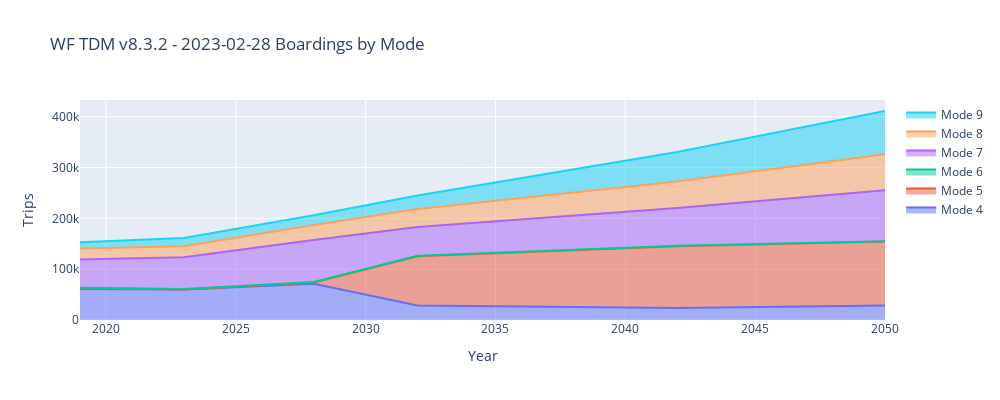

Source (notebook cell):
### Code cell
# MAKE INTERACTIVE CHART
py.offline.init_notebook_mode(connected=True)

from ipywidgets import Layout

lstTdmVersionsWithDate = sorted(dfRouteSummaryWithScenarioData['tdmVersionWithDate'].unique().tolist())
lstScenarioGroups      = sorted(dfRouteSummaryWithScenarioData['scenarioGroup'     ].unique().tolist())

# remove include in all list
lstScenarioGroups = [i for i in lstScenarioGroups if i not in lstIncludeInAll] 

selectTdmVersionWithDate = widgets.Select        (options=lstTdmVersionWithDate, value=(lstTdmVersionsWithDate[2]          ), description='TDM Version'   , layout=Layout(display="flex", flex_flow='row'))
selectScenarioGroup      = widgets.Select        (options=lstScenarioGroups    , value=('RTP'                              ), description='Scenario Group', layout=Layout(display="flex", flex_flow='row'))

widgets.interactive(update_plot_stackedarea_boardings, tdmVersionWithDate=selectTdmVersionWithDate, scenarioGroup=selectScenarioGroup)

#ADD RAW OBSERVED CURVES

### Figure 1 — Plotly figure (JSON) as saved in the notebook; plotly's stock layout.template omitted (floating-point values rounded to 4 significant figures)
{"data": [{"mode": "lines", "name": "Mode 4", "stackgroup": "one", "type": "scatter", "x": [2019, 2023, 2028, 2032, 2042, 2050], "y": [61070.0, 60000.0, 71360.0, 28360.0, 23390.0, 28710.0]}, {"mode": "lines", "name": "Mode 5", "stackgroup": "one", "type": "scatter", "x": [2019, 2028, 2032, 2042, 2050], "y": [1708.0, 2462.0, 96870.0, 121600.0, 125600.0]}, {"mode": "lines", "name": "Mode 6", "stackgroup": "one", "type": "scatter", "x": [2019, 2023, 2028, 2032, 2042, 2050], "y": [547.5, 882.2, 821.3, 1198.0, 1098.0, 545.7]}, {"mode": "lines", "name": "Mode 7", "stackgroup": "one", "type": "scatter", "x": [2019, 2023, 2028, 2032, 2042, 2050], "y": [55700.0, 62790.0, 82740.0, 56760.0, 74240.0, 100200.0]}, {"mode": "lines", "name": "Mode 8", "stackgroup": "one", "type": "scatter", "x": [2019, 2023, 2028, 2032, 2042, 2050], "y": [21760.0, 21560.0, 29430.0, 35160.0, 52060.0, 70950.0]}, {"mode": "lines", "name": "Mode 9", "stackgroup": "one", "type": "scatter", "x": [2019, 2023, 2028, 2032, 2042, 2050], "y": [12420.0, 16260.0, 19430.0, 26800.0, 58030.0, 85180.0]}], "layout": {"height": 400, "title": {"text": "WF TDM v8.3.2 - 2023-02-28 Boardings by Mode"}, "width": 1000, "xaxis": {"title": {"text": "Year"}}, "yaxis": {"title": {"text": "Trips"}}}}
